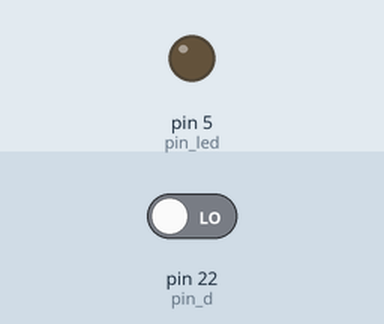
Bench run of a sketch on a simulated Arduino Mega 2560, built with avr-gcc and run on an emulated ATmega2560. Shown: output pins drawn as LEDs (lit = HIGH). Dashed ring = blinking. The inputs (shaded band) are chosen by the test bench; at power-on: pin 22 (pin_d) LOW. What the sketch prints to the serial monitor is not drawn.

Above: at 1.2 s.
1.3 s: pin 22 (pin_d) driven HIGH
At 1.55 s:
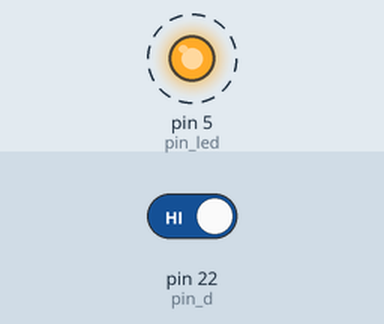
4.3 s: pin 22 (pin_d) driven LOW
At 4.3 s:
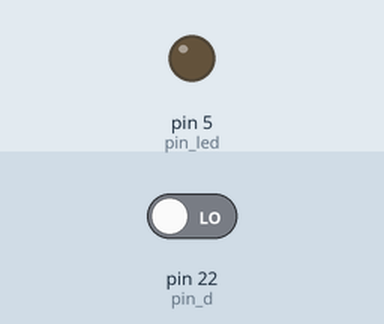
Timing chart, 0 to 7.3 s (numbered marks = the images above; inputs shaded):
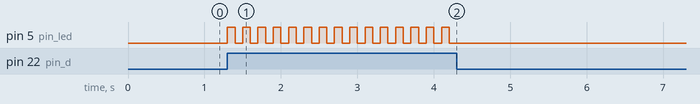

Measured:
- after the input at 1.3 s, pin 5 (pin_led): alternates HIGH for 0.10 s and LOW for 0.10 s, starting at once
- after the input at 4.3 s, pin 5 (pin_led): stops changing and stays LOW

The sketch:

irtest.ino
```cpp
int pin_a = A0;
int pin_d = 22;
int pin_led = 5;

void setup() {
Serial.begin(115200);

pinMode(pin_led,OUTPUT);

pinMode(pin_d,INPUT);
pinMode(pin_a,INPUT);

}

void led_blink_test() {
analogWrite(pin_led,255);
delay(100);
analogWrite(pin_led,0);
delay(100);
}

void blink_ir() {
int val = analogRead(pin_a);
if (val > 100) {
led_blink_test();
}
Serial.println(val);
}

void blink_ir_digital() {
int val = digitalRead(pin_d);
if (val == 1) {
led_blink_test();
}
Serial.println(val);
}

void loop() {
//read_value();
//blink_ir();
blink_ir_digital();
}
```
